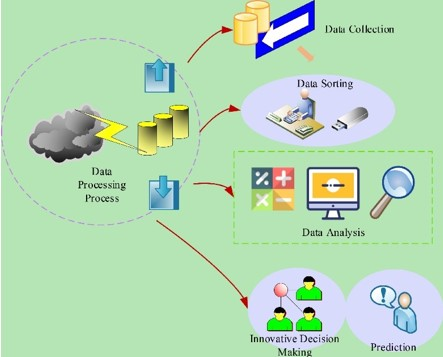
#> input picture BSCOMPUTER ENGINEERING/4th YEAR OF COMPUTER ENGINEERING/7th SEMESTER/DIGITAL IMAGE PROCESSING/FINALTERMPREPARATIONPROGRAMS/Screenshot 2024-11-01 094346.jpg, 443 x 357 px
$ python 'Horizontal Sobel and Vertical Sobel.py'   (older library calls are emulated)
#> lines starting #> are read from the running program, lines starting #| are printed output that depends on the picture
import cv2
import numpy as np
import matplotlib.pyplot as plt
image_path = ('Screenshot 2024-11-01 094346.jpg')  # Update this with the path to your image
image = cv2.imread(image_path, cv2.IMREAD_GRAYSCALE)
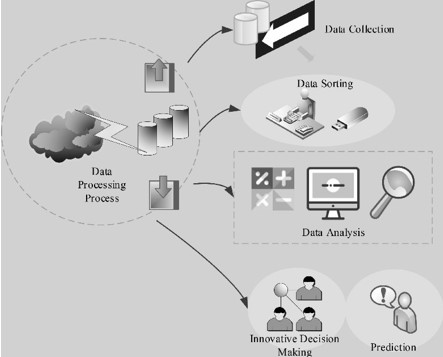
#> image: shape (357, 443); min 0, max 255, mean 202.4
sobel_horizontal = cv2.Sobel(image, cv2.CV_64F, 1, 0, ksize=5)
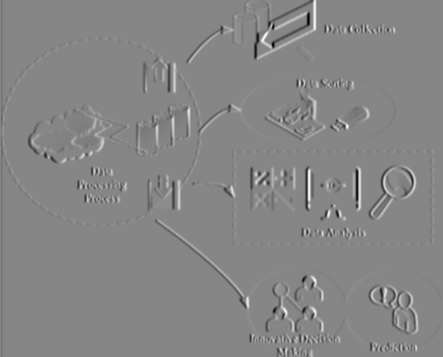
#> sobel_horizontal: shape (357, 443) float64; min -10896, max 9775, mean -4.5; drawn with min black and max white
sobel_vertical = cv2.Sobel(image, cv2.CV_64F, 0, 1, ksize=5)
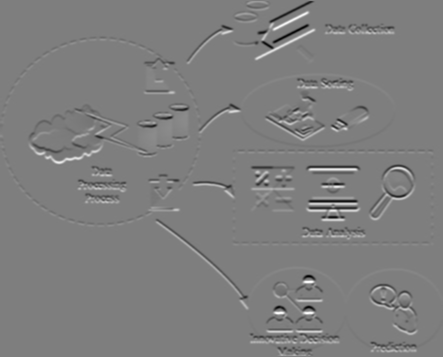
#> sobel_vertical: shape (357, 443) float64; min -10769, max 10928, mean -0.7; drawn with min black and max white
sobel_combined = cv2.magnitude(sobel_horizontal, sobel_vertical)
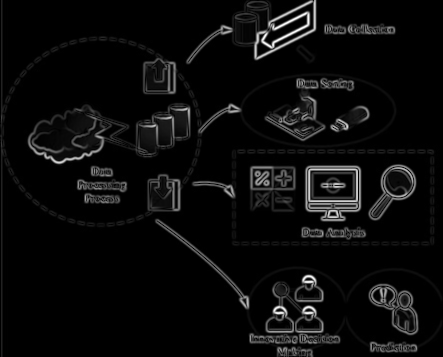
#> sobel_combined: shape (357, 443) float64; min 0, max 11191, mean 509.8; drawn with min black and max white
sobel_combined = cv2.normalize(sobel_combined, None, 0, 255, cv2.NORM_MINMAX)
sobel_combined = np.uint8(sobel_combined)
plt.figure(figsize=(10, 8))
plt.subplot(1, 3, 1)
plt.title('Original Image')
plt.imshow(image, cmap='gray')
plt.axis('off')
plt.subplot(1, 3, 2)
plt.title('Horizontal Sobel')
plt.imshow(sobel_horizontal, cmap='gray')
plt.axis('off')
plt.subplot(1, 3, 3)
plt.title('Vertical Sobel')
plt.imshow(sobel_vertical, cmap='gray')
plt.axis('off')
plt.figure(figsize=(5, 5))
plt.title('Combined Sobel Edges')
plt.imshow(sobel_combined, cmap='gray')
plt.axis('off')
plt.show()

$ run again, with BSCOMPUTER ENGINEERING/4th YEAR OF COMPUTER ENGINEERING/7th SEMESTER/DIGITAL IMAGE PROCESSING/FINALTERMPREPARATIONPROGRAMS/Screenshot 2024-10-10 211014.jpg copied over BSCOMPUTER ENGINEERING/4th YEAR OF COMPUTER ENGINEERING/7th SEMESTER/DIGITAL IMAGE PROCESSING/FINALTERMPREPARATIONPROGRAMS/Screenshot 2024-11-01 094346.jpg
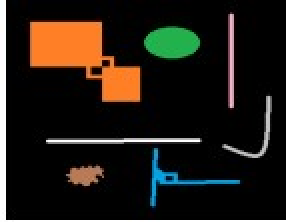
#> input picture BSCOMPUTER ENGINEERING/4th YEAR OF COMPUTER ENGINEERING/7th SEMESTER/DIGITAL IMAGE PROCESSING/FINALTERMPREPARATIONPROGRAMS/Screenshot 2024-10-10 211014.jpg, 143 x 111 px (shown 2 times larger)
#> `sobel_vertical = cv2.Sobel(image, cv2.CV_64F, 0, 1, ksize=5)`:
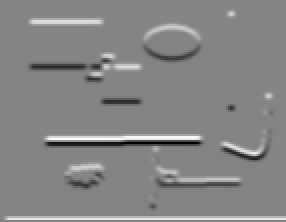
#> sobel_vertical: shape (111, 143) float64 (shown 2 times larger); min -11008, max 10240, mean 107.9; drawn with min black and max white
#> `sobel_combined = cv2.magnitude(sobel_horizontal, sobel_vertical)`:
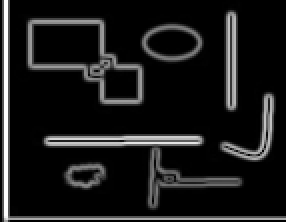
#> sobel_combined: shape (111, 143) float64 (shown 2 times larger); min 0, max 12208, mean 1240.2; drawn with min black and max white
